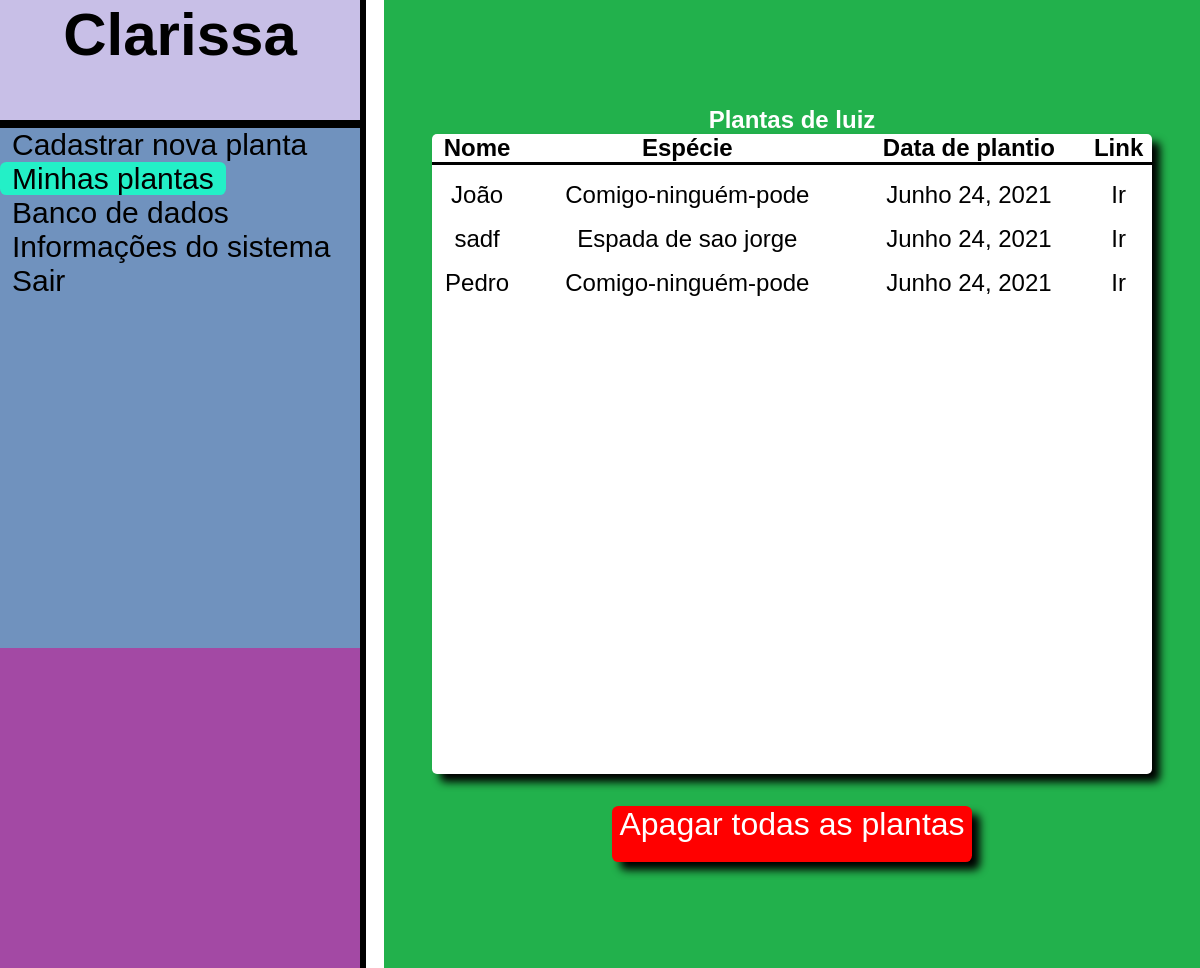
Before: /minhas_plantas/ (signed in) with the older database file.
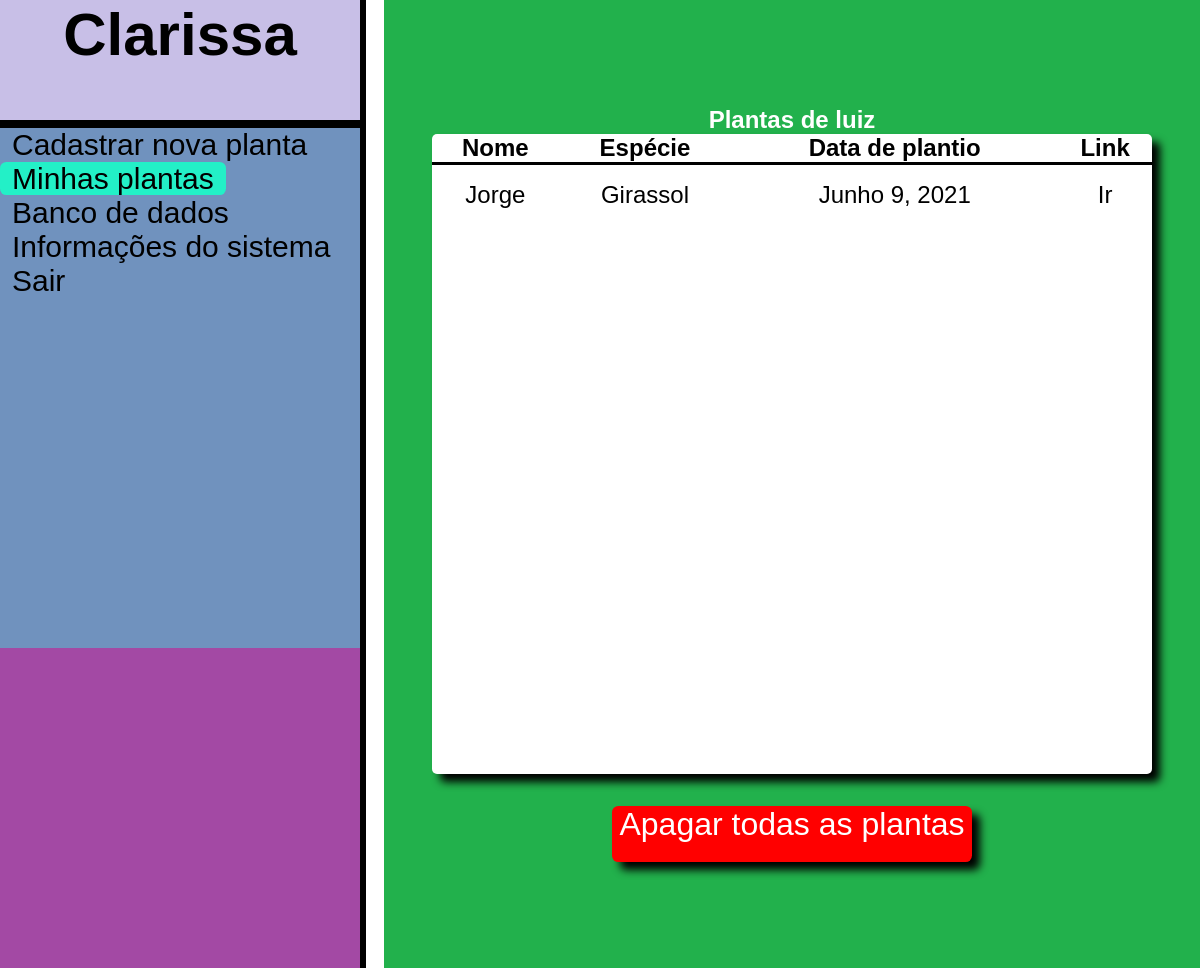
After: the same page with the newer database file.
### demo/models.py (models this page shows)
class Planta(models.Model):
    name=models.CharField(max_length=300, unique=True, blank=False)
    species=models.CharField(max_length=300,blank=False, unique=False)
    date=models.DateField(default=datetime.date(datetime.today()))
    image=models.ImageField(upload_to='Images', default='planta.png', blank=True, null=True)
    incidencia_solar=models.CharField(max_length=256, default='Sem dados')
    regada=models.DateField(default=datetime.date(datetime.today()))
    temperatura=models.CharField(max_length=256, default='Sem dados')
    umidade=models.CharField(max_length=256, default='Sem dados')
    usuario=models.ForeignKey(User, default=None,on_delete=models.CASCADE)

### pages/views.py (the view)
# urls.py: url(r'^minhas_plantas/$', views.minhas_plantas, name='minhas_plantas'),
@login_required(login_url='/accounts/login')
def minhas_plantas(request):
    restart_plantas()
    minhas_plantas=Planta.objects.all().filter(usuario=request.user)
    return render(request,'minhas_plantas.html', {'plantas':minhas_plantas ,'user':request.user})

### pages/views.py (called while the page is built)
def restart_plantas():
    global planta_name
    planta_name = ''
    global planta_especie
    planta_especie = ''
    global usuario
    usuario = ''

### templates/minhas_plantas.html (shortened to what this page needs)
<html lang="en">
<head>
    <link rel="stylesheet" href="/static/style.css">
    <link rel="stylesheet" href="/static/minhas_plantas.css">
</head>
<body>
    <div id="navbar">
        <div id="nav">
            <h1>Clarissa</h1>
        </div>
        <div id="left_bar">
            <a href="/nova_planta">Cadastrar nova planta </a>
            <p>
                <a href="/minhas_plantas" class="page">Minhas plantas </a>
            </p>
            <p>
                <a href="/banco_de_dados">Banco de dados </a>
            </p>
            <p>
                <a href="/informacoes">Informações do sistema</a>
            </p>
            <p>
                <a href="/accounts/logout">Sair</a>
            </p>
        </div>
        <div id="bottom_left"></div>
    </div>
    <div id="container" class="box">
        <h2 style="color: white">Plantas de {{ user }}</h2>
        <div id='square_table'>
            <table id="plantas">
                <tr>
                    <th>Nome</th>
                    <th>Espécie</th>
                    <th>Data de plantio</th>
                    <th>Link</th>
                </tr>
                    {% for planta in plantas %}
                    <tr>
                        <td> {{planta.name}} </td>
                        <td>{{planta.species}}</td>
                        <td>{{planta.date}}</td>
                        <td><a href="/dados_planta" onclick=' dadosPage("{{planta.name}}")'>Ir</a></td>
                    </tr>
                    {% endfor %}
            </table>
        </div>
        <a id="apagar_tudo" onclick="" href="/apagar">Apagar todas as plantas</a>
    </div>
</body>
</html>

Changed rows visible on the page:
removed Planta: name "João", species "Comigo-ninguém-pode", date "Junho 24, 2021"
removed Planta: name "sadf", species "Espada de sao jorge", date "Junho 24, 2021"
removed Planta: name "Pedro", species "Comigo-ninguém-pode", date "Junho 24, 2021"
added Planta: name "Jorge", species "Girassol", date "Junho 9, 2021"
